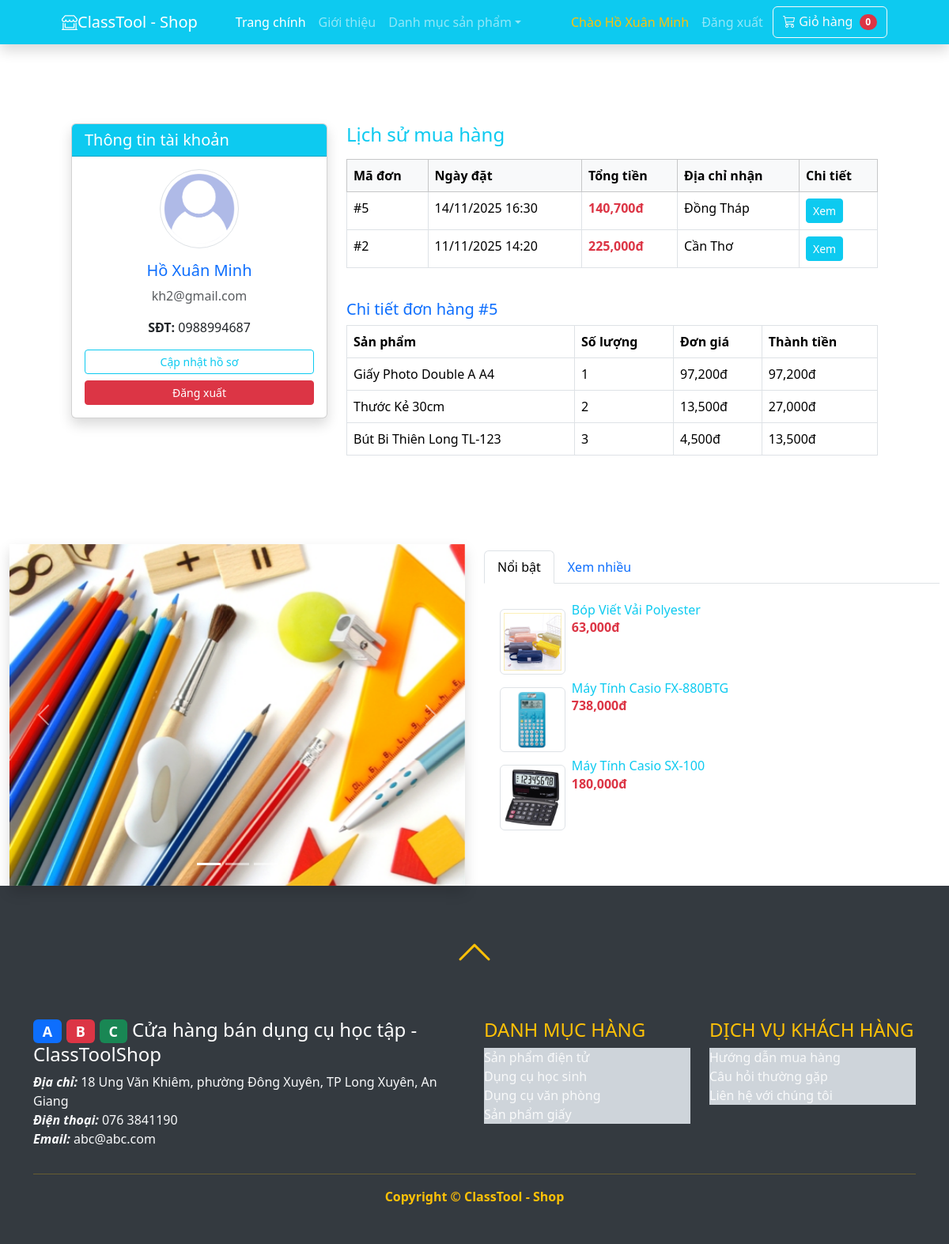
Page /index.php?action=thongtin&dhid=5 (signed in) on the earlier database version.
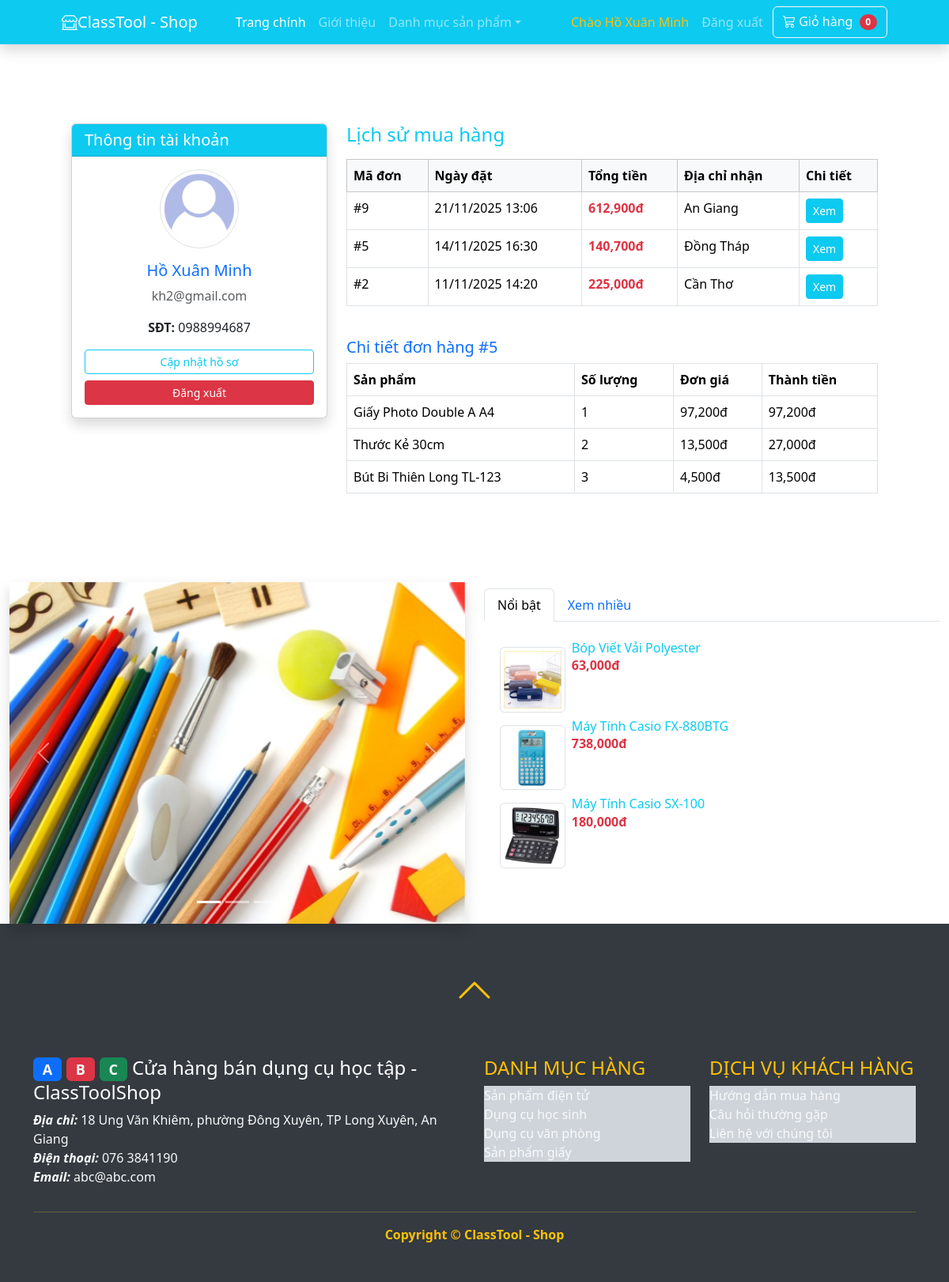
Same page on the later database version.
### tables this page shows
CREATE TABLE `donhang` (
  `id` int(11) NOT NULL,
  `nguoidung_id` int(11) NOT NULL,
  `diachi` varchar(50) DEFAULT NULL,
  `ngay` datetime NOT NULL DEFAULT current_timestamp(),
  `tongtien` float NOT NULL DEFAULT 0,
  `ghichu` varchar(255) DEFAULT NULL
);

CREATE TABLE `donhangct` (
  `id` int(11) NOT NULL,
  `donhang_id` int(11) NOT NULL,
  `mathang_id` int(11) NOT NULL,
  `dongia` float NOT NULL DEFAULT 0,
  `soluong` int(11) NOT NULL DEFAULT 1,
  `thanhtien` float NOT NULL DEFAULT 0
);

CREATE TABLE `mathang` (
  `id` int(11) NOT NULL,
  `tenmathang` varchar(255) NOT NULL,
  `mota` text DEFAULT NULL,
  `giagoc` float NOT NULL DEFAULT 0,
  `giaban` float NOT NULL DEFAULT 0,
  `soluongton` int(11) NOT NULL DEFAULT 0,
  `hinhanh` varchar(255) DEFAULT NULL,
  `danhmuc_id` int(11) NOT NULL,
  `luotxem` int(11) NOT NULL DEFAULT 0,
  `luotmua` int(11) NOT NULL DEFAULT 0,
  `ncc_id` int(11) NOT NULL DEFAULT 1 COMMENT 'ID Nhà Cung Cấp, Khóa ngoại nối đến bảng nhacungcap'
);

CREATE TABLE `danhmuc` (
  `id` int(11) NOT NULL,
  `tendanhmuc` varchar(50) NOT NULL
);

### model/donhang.php (called while the page is built, shortened)
<?php
class DONHANG{
    public function laydanhsachdonhangtheokh($nguoidung_id){
        $dbcon = DATABASE::connect();
        try{
            $sql = "SELECT * FROM donhang WHERE nguoidung_id=:nguoidung_id ORDER BY id DESC";
            $cmd = $dbcon->prepare($sql);
            $cmd->bindValue(":nguoidung_id", $nguoidung_id);
            $cmd->execute();
            return $cmd->fetchAll();
        }
        catch(PDOException $e){ return null; }
    }
}
?>

### model/donhangct.php (called while the page is built, shortened)
<?php
class DONHANGCT{
	public function laychitietdonhang($id){
        $dbcon = DATABASE::connect();
        try{
            $sql = "SELECT c.*, m.id as mhid, m.tenmathang, m.hinhanh FROM donhangct c, mathang m WHERE c.donhang_id=:id AND c.mathang_id=m.id ORDER BY id DESC";
            $cmd = $dbcon->prepare($sql);
			$cmd->bindValue(":id", $id);
            $cmd->execute();
            $result = $cmd->fetchAll();
            return $result;
        }
        catch(PDOException $e){
            $error_message = $e->getMessage();
            echo "<p>Lỗi truy vấn: $error_message</p>";
            exit();
        }
    }
}
?>

### model/mathang.php (called while the page is built, shortened)
<?php
class MATHANG{
    public function laymathangxemnhieu(){
        $dbcon = DATABASE::connect();
        try{
            $sql = "SELECT * FROM mathang ORDER BY luotxem DESC LIMIT 3";
            $cmd = $dbcon->prepare($sql);
            $cmd->execute();
            $result = $cmd->fetchAll();
            return $result;
        }
        catch(PDOException $e){
            $error_message = $e->getMessage();
            echo "<p>Lỗi truy vấn: $error_message</p>";
            exit();
        }
    }
}
?>

### model/danhmuc.php (called while the page is built, shortened)
<?php
class DANHMUC{
    public function laydanhmuc(){
        $dbcon = DATABASE::connect();
        try{
            $sql = "SELECT * FROM danhmuc";
            $cmd = $dbcon->prepare($sql);
            $cmd->execute();
            $result = $cmd->fetchAll();
            return $result;
        }
        catch(PDOException $e){
            $error_message = $e->getMessage();
            echo "<p>Lỗi truy vấn: $error_message</p>";
            exit();
        }
    }
}
?>

### public/info.php (the view, shortened to what the changed rows need)
<?php include("inc/top.php"); ?>
<div class="container py-5">
    <div class="row">
        <div class="col-md-8">
            <?php if(empty($donhang)): ?>
                <div class="alert alert-warning">Bạn chưa có đơn hàng nào. <a href="index.php">Mua sắm ngay!</a></div>
            <?php else: ?>
                <div class="table-responsive">
                    <table class="table table-hover table-bordered">
                        <thead class="table-light">
                            <tr><th>Mã đơn</th><th>Ngày đặt</th><th>Tổng tiền</th><th>Địa chỉ nhận</th><th>Chi tiết</th></tr>
                        </thead>
                        <tbody>
                            <?php foreach($donhang as $d): ?>
                            <tr>
                                <td>#<?php echo $d['id']; ?></td>
                                <td><?php echo date('d/m/Y H:i', strtotime($d['ngay'])); ?></td>
                                <td class="text-danger fw-bold"><?php echo number_format($d['tongtien']); ?>đ</td>
                                <td><?php echo $d['diachi']; ?></td>
                                <td><a href="index.php?action=thongtin&dhid=<?php echo $d['id']; ?>" class="btn btn-sm btn-info text-white">Xem</a></td>
                            </tr>
                            <?php endforeach; ?>
                        </tbody>
                    </table>
                </div>
            <?php endif; ?>
            <?php if(isset($donhangct)): ?>
            <div class="mt-4">
                <table class="table table-bordered">
                    <thead><tr><th>Sản phẩm</th><th>Số lượng</th><th>Đơn giá</th><th>Thành tiền</th></tr></thead>
                    <tbody>
                        <?php foreach($donhangct as $ct): ?>
                        <tr>
                            <td><?php echo $ct['tenmathang']; ?></td>
                            <td><?php echo $ct['soluong']; ?></td>
                            <td><?php echo number_format($ct['dongia']); ?>đ</td>
                            <td><?php echo number_format($ct['thanhtien']); ?>đ</td>
                        </tr>
                        <?php endforeach; ?>
                    </tbody>
                </table>
            </div>
            <?php endif; ?>
        </div>
    </div>
</div>
<?php include("inc/bottom.php"); ?>

### public/inc/bottom.php (shortened to what the changed rows need)
            </div>
        </section>
        <section>
            <div class="container-fluid">
                <div class="row">
                    <div class="col-md-6 pt-2">
                      <div class="tab-content">
                        <div id="menu1" class="container tab-pane active"><br>
                          <?php include("inc/topview.php"); ?>
                        </div>
                      </div>
                    </div>
                </div>
            </div>
        </section>
        <footer class="py-5" style="background-color:#343a40;">
    <div class="container">
        <div class="row">
            <div class="col-md-3 text-light">
                <h4 style="color:#ffc107;">DANH MỤC HÀNG</h4>
                <?php foreach ($danhmuc as $d): ?>
                    <a class="list-group-item list-group-item-dark text-light" href="?action=group&id=<?php echo $d["id"]; ?>">
                        <?php echo $d["tendanhmuc"]; ?>
                    </a>
                <?php endforeach; ?>
            </div>
        </div>
    </div>
</footer>
    </body>
</html>

### public/inc/topview.php
<div class="d-flex flex-column">
<?php foreach($mathangxemnhieu as $x): ?>
	<div style="max-height:100px"><a class="text-decoration-none" href="index.php?action=detail&id=<?php echo $x["id"]; ?>">
		<img style="max-width:15%" class="img-thumbnail float-start m-2"
			src="../<?php echo $x["hinhanh"]; ?>"
			alt="<?php echo $x["tenmathang"]; ?>">
		<h6 class="card-title text-info"><?php echo $x["tenmathang"]; ?></h6>
		<p class="card-text text-danger fw-bold"><?php echo number_format($x["giaban"]); ?>đ</p>	</a>
	</div>
<?php endforeach; ?>
</div>

Differences in the rows shown:
added donhang: id "9", ngay "21/11/2025 13:06", tongtien "612,900", diachi "An Giang"
